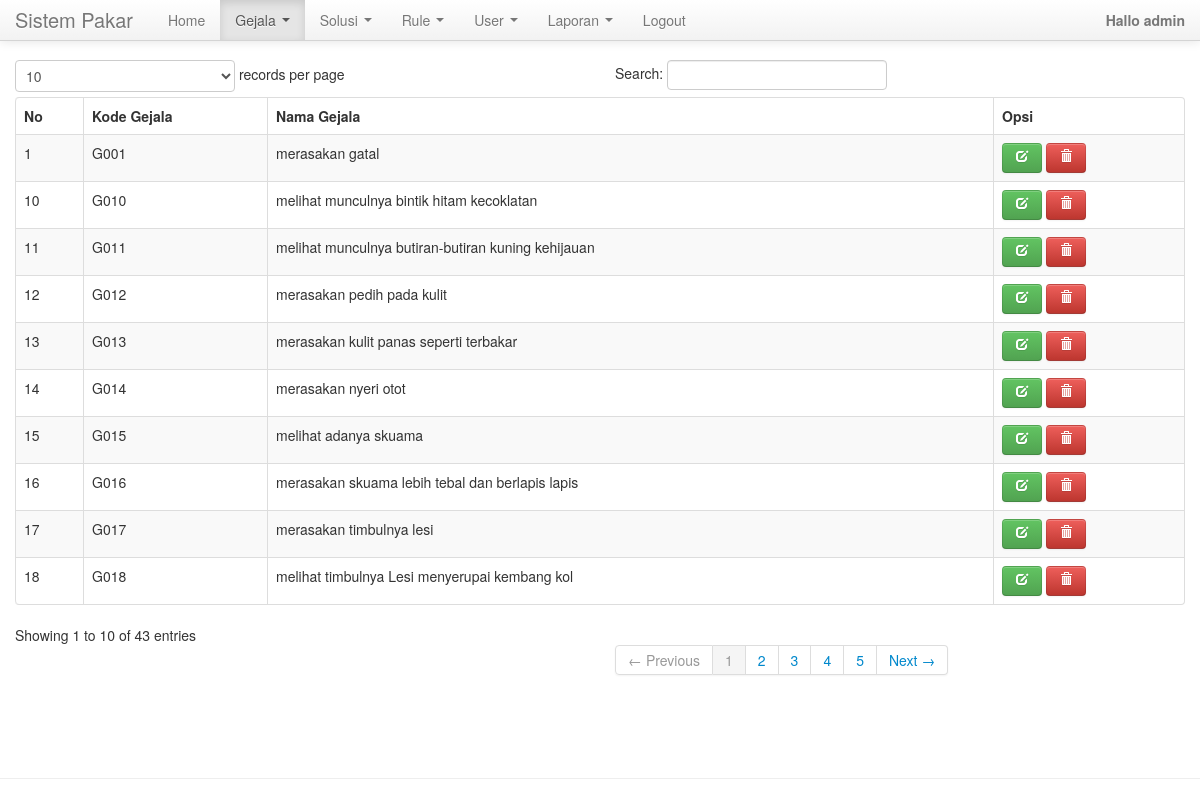
/4admin/gejala.php?data (signed in), run on the app's committed database.
### tables this page shows
CREATE TABLE IF NOT EXISTS `gejala` (
  `kd_gejala` char(4) NOT NULL default '',
  `nm_gejala` varchar(100) default NULL,
  `nilai` double NOT NULL,
  `foto` varchar(200) NOT NULL,
  PRIMARY KEY  (`kd_gejala`)
);

### 4admin/gejala.php (the view, shortened to what this page needs)
<?php include('atas.php'); ?>
<?php if(isset($_GET['data'])){ ?>
<table cellpadding="0" cellspacing="0" border="0" class="table table-striped table-bordered table-hover" id="example">
<thead>
		<tr>
			<th>No</th>
			<th>Kode Gejala</th>
			<th>Nama Gejala</th>
			<th>Opsi</th>
		</tr>
	</thead>
<tbody>
<?php
	$sql = "SELECT * FROM gejala ORDER BY kd_gejala";
	$qry = mysql_query($sql, $koneksi)
		or die ("SQL Error".mysql_error());
	$no=0;
	while ($data=mysql_fetch_array($qry)) {
	$no++;
?>
<tr class="odd gradeX">
	<td class="center"><?php echo $no; ?></td>
	<td><?php echo $data['kd_gejala']; ?></td>
	<td><?php echo $data['nm_gejala']; ?></td>
	<td align="center">
	<a title="edit" href="?edit&id=<?php echo $data['kd_gejala']; ?>" class="btn btn-success"><i class="icon-edit icon-white"></i></a>
	<a title="delete" href="?hapus&id=<?php echo $data['kd_gejala']; ?>" class="btn btn-danger" onclick="return confirm('Yakin Mau Hapus..?');" ><i class="icon-trash icon-white"></i></a>
	</td>
</tr>
	<?php
	}
	?>
</tbody>
</table>
<?php } ?>
<?php include('bawah.php'); ?>

### 4admin/atas.php (shortened to what this page needs)
<!DOCTYPE HTML PUBLIC "-//W3C//DTD HTML 4.01//EN" "http://www.w3.org/TR/html4/strict.dtd">
<html>
	<head>
		<link rel="stylesheet" type="text/css" href="css/bootstrap.min.css">
		<link rel="stylesheet" type="text/css" href="css/bootstrap-responsive.min.css">
	</head>
	<body>
	<div class="navbar  navbar-fixed-top">
	<?php
	$link = $_SERVER['PHP_SELF'];
    $link_array = explode('/',$link);
    $page = end($link_array);
	?>
	  <div class="navbar-inner">
		<div class="container">
		  <a class="brand" href="#">Sistem Pakar</a>
		  <div class="nav-collapse collapse">
			<ul class="nav">
			  <li class="<?php echo $page === "admin.php" ? "active" : ""; ?>"><a href="admin.php?home=1">Home</a></li>
			  <li class="dropdown <?php echo $page === "gejala.php" ? "active" : ""; ?>">
				<a href="#" class="dropdown-toggle" data-toggle="dropdown">Gejala <b class="caret"></b></a>
			  </li>
			  <li class="dropdown <?php echo $page === "solusi.php" ? "active" : ""; ?>">
				<a href="#" class="dropdown-toggle" data-toggle="dropdown">Solusi <b class="caret"></b></a>
			  </li>
			  <li class="dropdown <?php echo $page === "rule.php" ? "active" : ""; ?>">
				<a href="#" class="dropdown-toggle" data-toggle="dropdown">Rule <b class="caret"></b></a>
			  </li>
			  <li class="dropdown <?php echo $page === "user.php" ? "active" : ""; ?>">
				<a href="#" class="dropdown-toggle" data-toggle="dropdown">User <b class="caret"></b></a>
			  </li>
			  <li class="dropdown <?php echo $page === "laporan.php" ? "active" : ""; ?>">
				<a href="#" class="dropdown-toggle" data-toggle="dropdown">Laporan <b class="caret"></b></a>
			  </li>
			  <li><a href="loginout.php">Logout</a></li>
			</ul>
			<p class="navbar-text pull-right" >
				<b class="navbar-link">Hallo <?php echo $_SESSION['SES_USER']; ?> </b>
			</p>
		  </div>
		</div>
	  </div>
	</div>
	<div class="container">
	  <div class="">

### 4admin/bawah.php (shortened to what this page needs)
	  </div>
	  <footer class="navbar-fixed-bottom">
	  <hr>
	  </footer>
	</div>
	</body>
</html>

### 4admin/atas.php (style rules this page uses)
body { padding-top: 60px; padding-bottom: 40px; }

### data on the page
gejala: kd_gejala "G001", nm_gejala "merasakan gatal"
gejala: kd_gejala "G010", nm_gejala "melihat munculnya bintik hitam kecoklatan"
gejala: kd_gejala "G011", nm_gejala "melihat munculnya butiran-butiran kuning kehijauan"
gejala: kd_gejala "G012", nm_gejala "merasakan pedih pada kulit"
gejala: kd_gejala "G013", nm_gejala "merasakan kulit panas seperti terbakar"
gejala: kd_gejala "G014", nm_gejala "merasakan nyeri otot"
gejala: kd_gejala "G015", nm_gejala "melihat adanya skuama"
gejala: kd_gejala "G016", nm_gejala "merasakan skuama lebih tebal dan berlapis lapis"
gejala: kd_gejala "G017", nm_gejala "merasakan timbulnya lesi"
gejala: kd_gejala "G018", nm_gejala "melihat timbulnya Lesi menyerupai kembang kol"

### other printed values
$_SESSION['SES_USER'] "admin"
